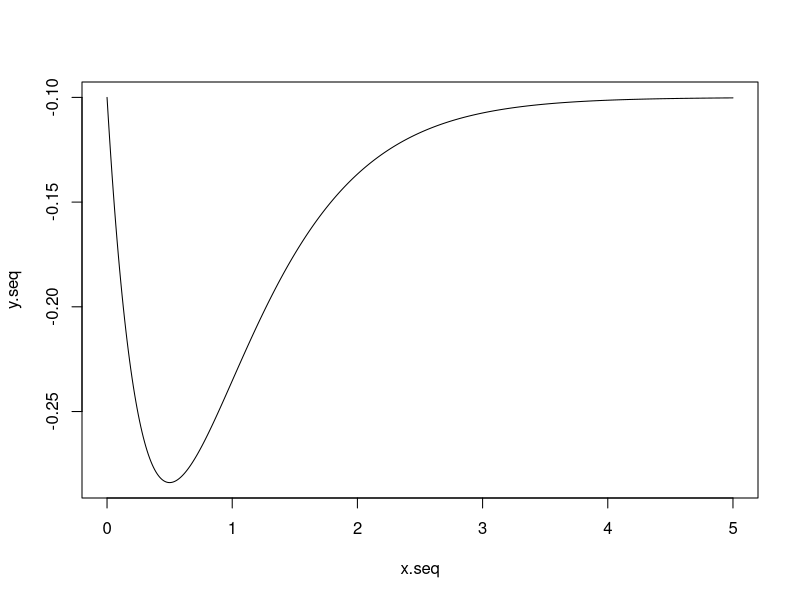
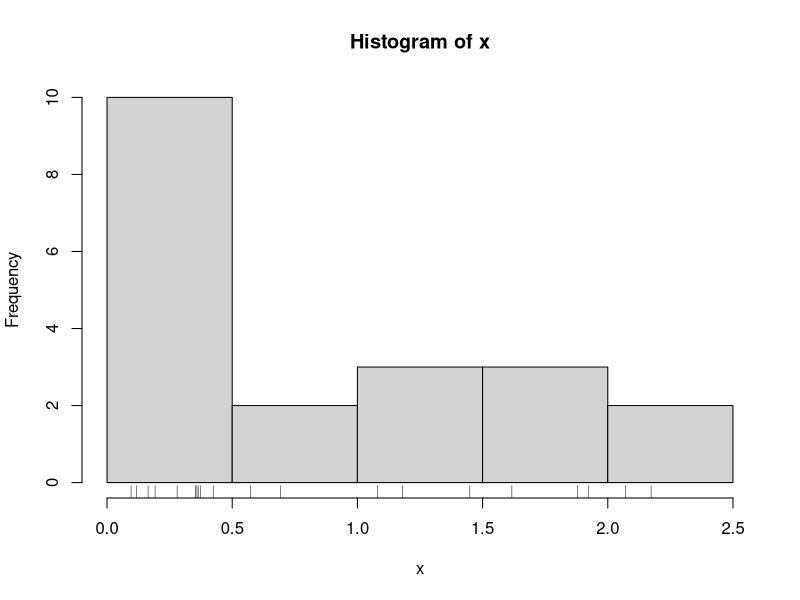

Recreate these plots in R, in order. (Note: this script raises an error after producing the figures.)
fun1<- function(x,a,b,c){
a*x*exp(-b*x)+c
}
fun2<- function(x,a,b,c){
-a*x*exp(-b*x)+c
}
a<-1
b<-2
c<- -0.1
x.seq<-seq(0,5,0.01)
y.seq<- fun2(x.seq,a,b,c)
plot(x.seq,y.seq,type="l")
abline(h=0)

optimize(f=fun2,interval=c(0,2),a,b,c)
optimize(f=fun1,interval=c(0,2),maximum=TRUE,a,b,c)

x<- c(0.164,0.117,1.880,0.424,0.280,0.353,0.574,0.096,1.081,0.693,1.449,1.181,0.364,0.359,2.173,0.374,0.192,1.617,2.070,1.922)
hist(x)
rug(x)

logL<-function(pars,x){
alpha<-pars[1]
beta<-pars[2]

n<- length(x)
res <- -n*log(gamma(alpha))-n*alpha*log(beta)-sum(x)/beta +(alpha-1)*sum(log(x))
return(-res)
}
alpha0<-1
beta0<-1
pars<-c(alpha0,beta0)
A<-optim(pars,logL,gr=NULL,x=x);A

p <- xyplot(y ~ x | f, panel = function(x, y, ...) {
  panel.xyplot(x, y, ...)  ## First call the default panel function for 'xyplot'
  panel.abline(h = median(y), lty = 2)  ## Add a horizontal line at the median
})
print(p)
invisible()

p2 <- xyplot(y ~ x | f, panel = function(x, y, ...) {
  panel.xyplot(x, y, ...)  ## First call default panel function
  panel.lmline(x, y, col = 2)  ## Overlay a simple linear regression line
})
print(p2)
invisible()
